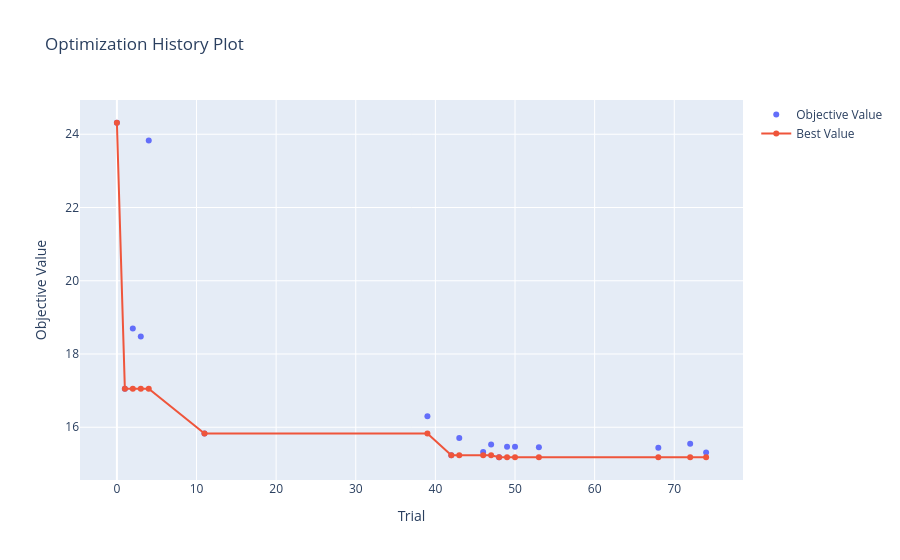

Here is the notebook cell this chart was saved with:
### Markdown cell above
There's a lot more that you can do with Optuna. We refer to [the documentation](https://optuna.readthedocs.io/en/stable/index.html) for more information. For instance, it's possible to obtain useful insights into the optimization process, by visualising the objective value history (over trials), the objective value as a function of some of the hyperparameters, or the overall importance of some of the hyperparameters.

### Code cell
plot_optimization_history(study)

### Figure 1 — Plotly figure (JSON) as saved in the notebook; plotly's stock layout.template omitted (floating-point values rounded to 4 significant figures)
{"data": [{"mode": "markers", "name": "Objective Value", "type": "scatter", "x": [0, 1, 2, 3, 4, 11, 39, 42, 43, 46, 47, 48, 49, 50, 53, 68, 72, 74], "y": [24.31, 17.05, 18.7, 18.48, 23.83, 15.83, 16.3, 15.23, 15.7, 15.32, 15.53, 15.18, 15.47, 15.47, 15.46, 15.44, 15.55, 15.31]}, {"name": "Best Value", "type": "scatter", "x": [0, 1, 2, 3, 4, 11, 39, 42, 43, 46, 47, 48, 49, 50, 53, 68, 72, 74], "y": [24.31, 17.05, 17.05, 17.05, 17.05, 15.83, 15.83, 15.23, 15.23, 15.23, 15.23, 15.18, 15.18, 15.18, 15.18, 15.18, 15.18, 15.18]}], "layout": {"title": {"text": "Optimization History Plot"}, "xaxis": {"title": {"text": "Trial"}}, "yaxis": {"title": {"text": "Objective Value"}}}}
